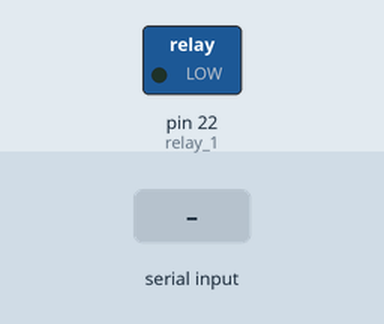
Simulated run of this sketch. Board: Arduino Mega 2560, built with avr-gcc and run on an emulated ATmega2560. On the bench: switched loads named in the sketch (green lamp = pin HIGH). The inputs (shaded band) are chosen by the test bench.

Above: at 1.2 s.
1.3 s: "start\n" received over Serial
At 2.2 s:
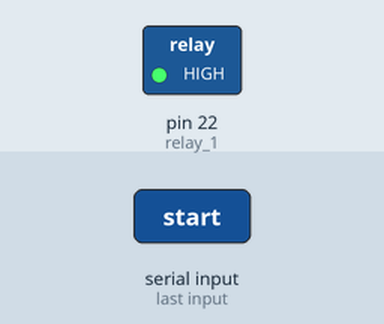
2.8 s: "stop\n" received over Serial
At 3.3 s:
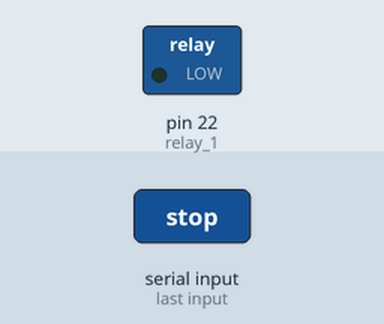
Timing chart, 0 to 5.8 s (numbered marks = the images above; inputs shaded):
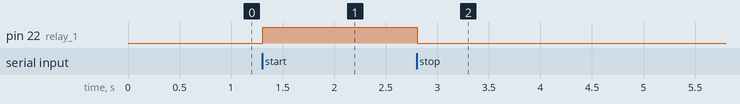

The sketch:

la_motor.ino
```cpp
#include <Stepper.h>
// Define number of steps per revolution:
// Motor moves 1.8 degrees per step
const int stepsPerRevolution = 200;
const int division = 200/12; // Partitioned into 12 "slices"

// Initialize the stepper library on pins x:
Stepper myStepper = Stepper(stepsPerRevolution, 13, 12, 11, 10);

//conveyer motor code
const int relay_1 = 22;


void setup() {
  // Set the motor speed (RPMs):
  myStepper.setSpeed(100);
  Serial.begin(9600);

  //conveyer motor
  pinMode(relay_1, OUTPUT);
  stop_conveyer();
}


void loop()
{
  // Debug
  // Step one revolution in one direction:
  // myStepper.step(division);
  //  delay(2000);

  // Serial

  if (Serial.available() > 0)
  {
    String command = Serial.readStringUntil('\n'); // read until newline
    command.trim();
    //Handles number commands
    if (isDigit(command.charAt(1)))
    {
        int num = Serial.parseInt();
        if (num != 0)
        {
            move(num);
        }
    } else //Handles string command
    {
        if(command == "start"){
            start_conveyer();
        }
        if(command == "stop"){
            stop_conveyer();
        }
    }
  }
}

void move(int command)
{
  myStepper.step(command * division);
}

void start_conveyer(){
    digitalWrite(relay_1, HIGH);
}

void stop_conveyer(){
    digitalWrite(relay_1, LOW);
}
```

Measured:
- after the input at 1.3 s, pin 22 (relay_1): LOW → HIGH at once
- after the input at 2.8 s, pin 22 (relay_1): HIGH → LOW at once
